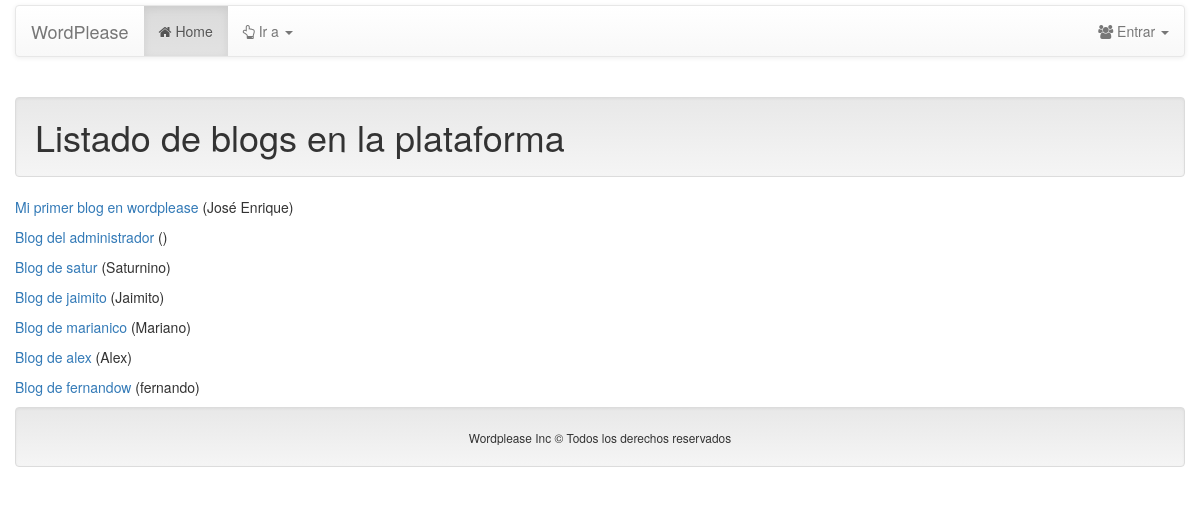
The app's page /blogs, older data.
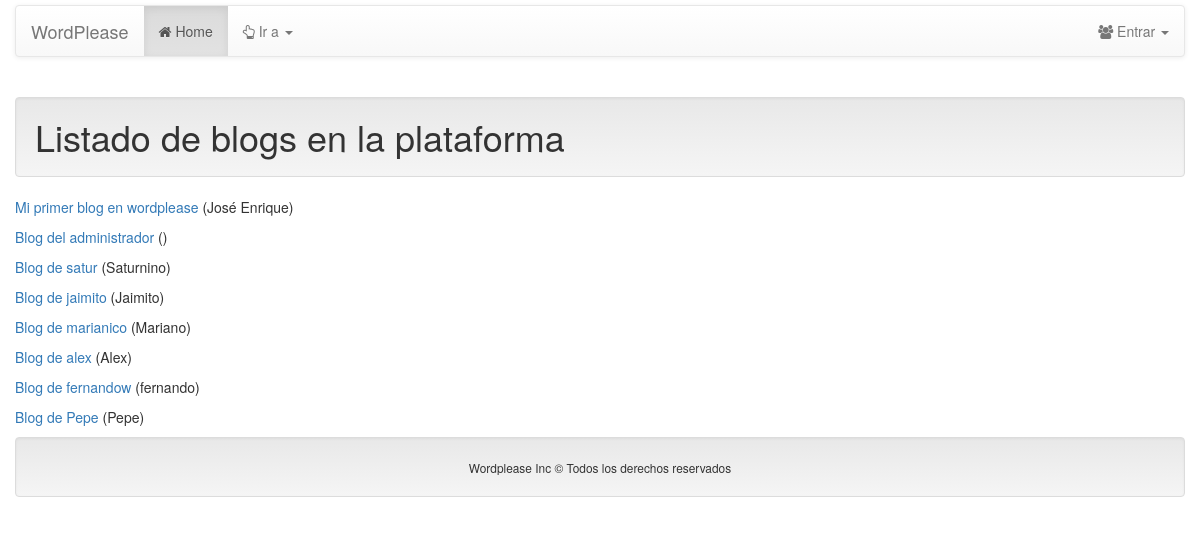
The same page, newer data.
### blogs/models.py (models this page shows, shortened)
class Blog(models.Model):
    owner = models.OneToOneField(User)
    title = models.TextField(max_length=150)
    description = models.TextField(max_length=400)
    created_at = models.DateTimeField(auto_now_add=True)
    modified_at = models.DateTimeField(auto_now=True)

### blogs/views.py (the view)
# urls.py: url(r'^blogs$', BlogUserView.as_view(), name='blogs_home'),
class BlogUserView(View):
    def get(self, request):
        blogs = Blog.objects.all()
        context = {
            'blogs': blogs
        }
        return render(request, 'blogs/blogs.html', context)

### blogs/templates/blogs/blogs.html (shortened to what this page needs)
{% extends 'base.html' %}
{% block section %}
    <h1 class="well">Listado de blogs en la plataforma</h1>
    {% if blogs|length > 0 %}
        {%for blog in blogs %}
            <p>
                <a href="blogs/{{ blog.owner.username }}">
                    {{ blog.title }}
                </a>
                ({{ blog.owner.first_name }})
            </p>
        {% endfor %}
    {% else %}
        No existe ningún blog en este momento.
    {% endif %}
{% endblock %}

### wordplease/templates/base.html (shortened to what this page needs)
{% load staticfiles %}
<!DOCTYPE html>
<html lang="es">
<head>
    <link href="{% static 'css/bootstrap.min.css' %}" rel="stylesheet">
    <link href="{% static 'css/bootstrap-theme.min.css' %}" rel="stylesheet">
    <link href="{% static 'css/font-awesome.css' %}" rel="stylesheet">
</head>
<body>
    <div class="container-fluid" style="margin-top: 5px;">
        <div class="row">
            <div class="col-md-12">
                <nav class="navbar navbar-default" role="navigation">
                    <div class="navbar-header">
                        <a class="navbar-brand" href="{% url 'wordplease_home' %}">
                            WordPlease
                        </a>
                    </div>
                    <div class="collapse navbar-collapse" id="bs-example-navbar-collapse-1">
                        <ul class="nav navbar-nav">
                            <li class="active">
                                <a href="{% url 'wordplease_home' %}"><i class="fa fa-home"></i> Home</a>
                            </li>
                            <li class="dropdown">
                                <a href="#" class="dropdown-toggle" data-toggle="dropdown">
                                    <i class="fa fa-hand-o-up"></i> Ir a <strong class="caret"></strong>
                                </a>
                            </li>
                        </ul>
                        <ul class="nav navbar-nav navbar-right">
                            <li class="dropdown">
                                <a href="#" class="dropdown-toggle" data-toggle="dropdown"><i class="fa fa-users"></i>
                                    {% if user.is_authenticated %}
                                    {{user.username}}
                                    {% else %}
                                    Entrar
                                    {% endif %}
                                    <strong class="caret"></strong></a>
                            </li>
                        </ul>
                    </div>
                </nav>
            </div>
        </div>
        <div class="row">
            <div class="col-md-12">
                <section>
                    {% block section %} {% endblock %}
                </section>
            </div>
        </div>
        <div class="container-fluid">
            <div class="row">
                <div class="col-md-12 text-center well">
                    <footer>
                        <small>Wordplease Inc &copy; Todos los derechos reservados</small>
                    </footer>
                </div>
            </div>
        </div>
    </div>
</body>
</html>

Row changes from the older to the newer data that the page shows:
added Blog: title "Blog de Pepe", owner.first_name "Pepe"
